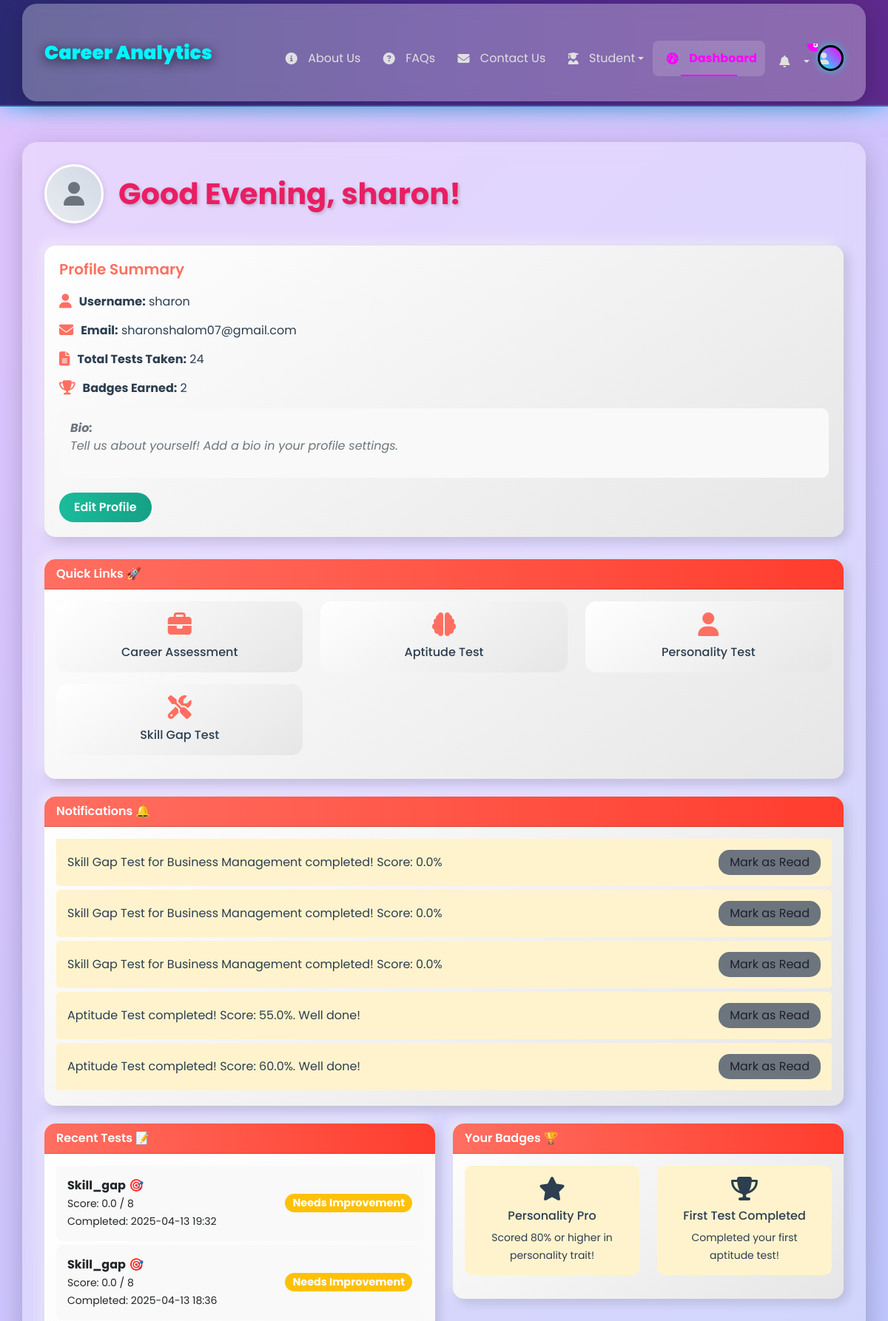
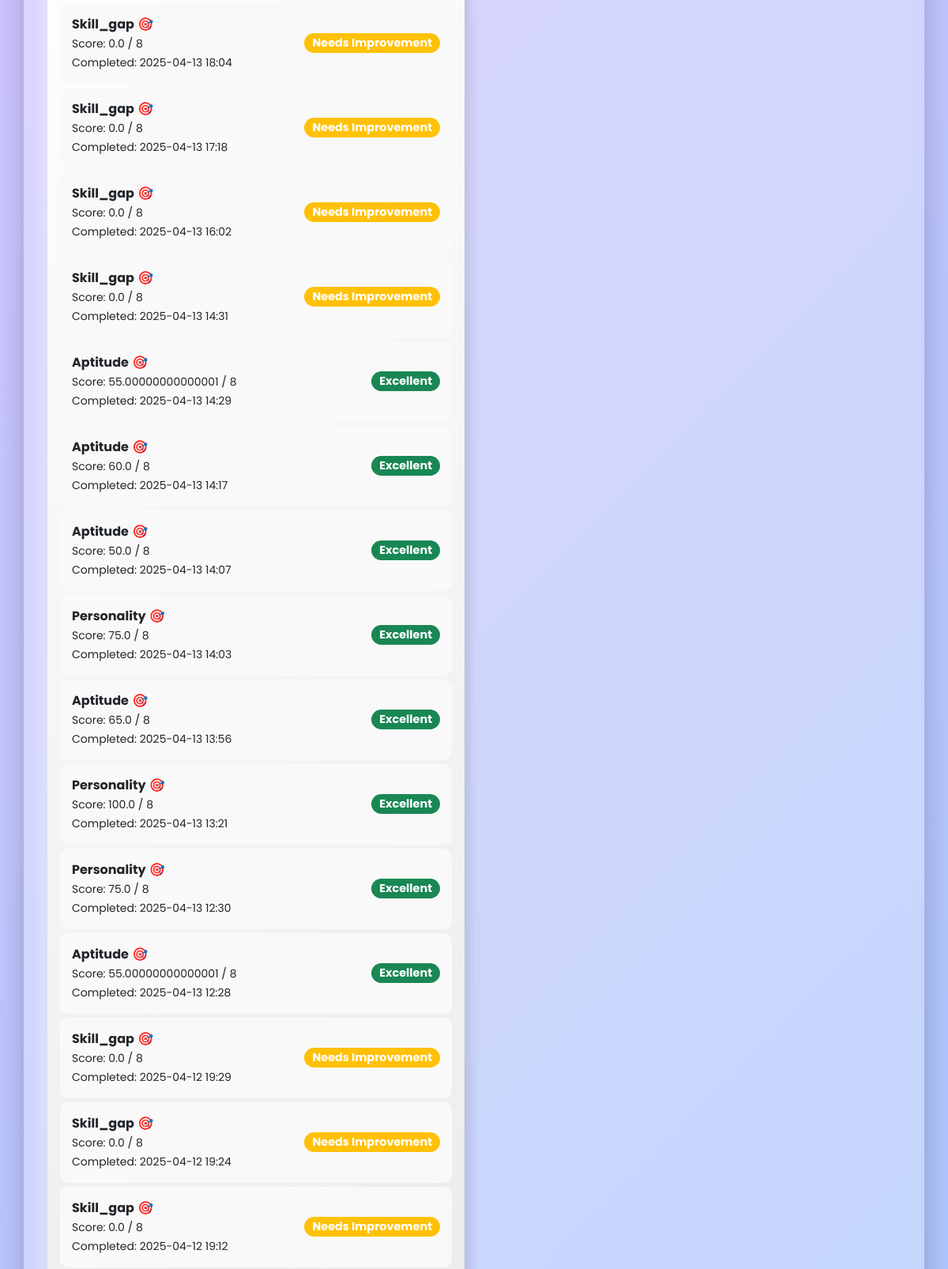
The page /dashboard (signed in, upper part) on the database its author committed (2 pictures, top to bottom).
### app.py (models this page shows)
class User(UserMixin, db.Model):
    id = db.Column(db.Integer, primary_key=True)
    username = db.Column(db.String(150), unique=True, nullable=False)
    password = db.Column(db.String(150), nullable=False)
    email = db.Column(db.String(150), unique=True, nullable=True)
    animations_enabled = db.Column(db.Boolean, default=True, nullable=False)
    created_at = db.Column(
        db.DateTime(timezone=True),
        nullable=False,
        default=lambda: datetime.now(timezone.utc)
    )
    updated_at = db.Column(
        db.DateTime(timezone=True),
        nullable=False,
        default=lambda: datetime.now(timezone.utc),
        onupdate=lambda: datetime.now(timezone.utc)
    )
    theme = db.Column(db.String(10), default='light', nullable=False)  # For theme preference
    notify_test_reminders = db.Column(db.Boolean, default=True, nullable=False)  # Notification preferences
    notify_badge_earned = db.Column(db.Boolean, default=True, nullable=False)
    notify_progress_updates = db.Column(db.Boolean, default=True, nullable=False)
    email_notifications = db.Column(db.Boolean, default=True, nullable=False)  # Email preferences
    email_newsletters = db.Column(db.Boolean, default=False, nullable=False)
    profile_visibility = db.Column(db.String(10), default='public', nullable=False)  # Profile visibility
    preferred_test_categories = db.Column(db.JSON, default=lambda: [], nullable=False)
    mobile_number = db.Column(db.String(20), nullable=True)# Preferred test categories
    pin_code = db.Column(db.String(10), nullable=True)
    dob = db.Column(db.Date, nullable=True)
    bio= db.Column(db.Text,        nullable=True)
    tests = db.relationship('TestResult', backref='user', lazy=True)
    badges = db.relationship('Badge', backref='user', lazy=True)
    notifications = db.relationship('Notification', backref='user', lazy=True)
    aptitude_scores = db.Column(db.JSON, default="{}", nullable=False)  # Changed to string default
    personality_scores = db.Column(db.JSON, default="{}", nullable=False)  # Changed to string default
    skill_gap_scores = db.Column(db.JSON, default="{}", nullable=False)  # Added field with default
    skill_gap_completed_at = db.Column(db.DateTime)
    top_careers = db.Column(db.Text)  # Add this line
    resumes = db.relationship('Resume', backref='user', lazy=True)

class Notification(db.Model):
    id = db.Column(db.Integer, primary_key=True)
    user_id = db.Column(db.Integer, db.ForeignKey('user.id'), nullable=False)
    message = db.Column(db.String(200), nullable=False)
    type = db.Column(db.String(50), nullable=False)
    is_read = db.Column(db.Boolean, default=False)
    date = db.Column(db.DateTime, default=lambda: datetime.now(timezone.utc))

class TestResult(db.Model):
    id = db.Column(db.Integer, primary_key=True)
    user_id = db.Column(db.Integer, db.ForeignKey('user.id'), nullable=False)
    test_type = db.Column(db.String(50), nullable=False)
    score = db.Column(db.Float, nullable=False)
    time_spent = db.Column(db.Integer, nullable=True)
    details = db.Column(db.Text, nullable=True)
    completed_at = db.Column(db.DateTime, default=lambda: datetime.now(timezone.utc))

class Badge(db.Model):
    id = db.Column(db.Integer, primary_key=True)
    user_id = db.Column(db.Integer, db.ForeignKey('user.id'), nullable=False)
    name = db.Column(db.String(100), nullable=False)
    description = db.Column(db.String(200), nullable=False)
    icon = db.Column(db.String(50), nullable=False)
    date_earned = db.Column(db.DateTime, default=lambda: datetime.now(timezone.utc))

### app.py (the view)
@app.route('/dashboard')
@login_required
def dashboard():
    tests = TestResult.query.filter_by(user_id=current_user.id).order_by(TestResult.completed_at.desc()).all()
    badges = Badge.query.filter_by(user_id=current_user.id).order_by(Badge.date_earned.desc()).limit(5).all()
    notifications = Notification.query.filter_by(user_id=current_user.id, is_read=False).order_by(Notification.date.desc()).limit(5).all()
    completed_tests = session.get('completed_tests', [t.test_type for t in tests])
    test_results = session.get('test_results', {})
    for test in tests:
        if test.test_type not in test_results:
            test_results[test.test_type] = {'score': test.score}
    session['test_results'] = test_results
    test_labels = [test.completed_at.strftime('%Y-%m-%d') for test in tests]
    test_scores = [test.score for test in tests]
    recent_tests = [t for t in tests if t.test_type in ['aptitude', 'personality', 'skill_gap']]
    max_score = 10  # Adjust based on your scoring system
    recommendation = "Take more tests to improve your skills!" if len(recent_tests) < 3 else "Great job! Consider exploring career matches."
    return render_template('dashboard.html',
                          user=current_user,
                          tests=tests,
                          recent_tests=recent_tests,
                          badges=badges,
                          notifications=notifications,
                          completed_tests=completed_tests,
                          test_results=test_results,
                          test_labels=test_labels,
                          test_scores=test_scores,
                          max_score=max_score,
                          recommendation=recommendation,
                          active_page='dashboard')

### app.py (called while the page is built)
@app.before_request
def init_session():
    if 'used_aptitude' not in session:
        session['used_aptitude'] = []
    if 'aptitude_history' not in session:
        session['aptitude_history'] = defaultdict(list)

@login_manager.user_loader
def load_user(user_id):
    return db.session.get(User, int(user_id))

### templates/dashboard.html (shortened to what this page needs)
{% extends "base.html" %}
{% block content %}
<div class="container mt-5 mb-5">
    <div class="dashboard-header-section">
        <a href="{{ url_for('profile') }}" class="user-avatar">
            {% if user.profile_image and user.profile_image != 'images/default_profile.jpg' %}
                <img src="{{ url_for('static', filename=user.profile_image) }}" alt="{{ user.username }}'s Profile Image">
            {% else %}
                <i class="fas fa-user"></i>
            {% endif %}
        </a>
        <h1 class="dashboard-header" id="greeting">Welcome, {{ user.username }}! 👋</h1>
    </div>
    <div class="profile-summary">
        <h5>Profile Summary</h5>
        <div class="summary-item">
            <i class="fas fa-user"></i>
            <span><strong>Username:</strong> {{ user.username }}</span>
        </div>
        <div class="summary-item">
            <i class="fas fa-envelope"></i>
            <span><strong>Email:</strong> {{ user.email }}</span>
        </div>
        <div class="summary-item">
            <i class="fas fa-file-alt"></i>
            <span><strong>Total Tests Taken:</strong> {{ recent_tests|length }}</span>
        </div>
        <div class="summary-item">
            <i class="fas fa-trophy"></i>
            <span><strong>Badges Earned:</strong> {{ badges|length }}</span>
        </div>
        <div class="bio">
            <strong>Bio:</strong>
            {% if user.bio and user.bio.strip() %}
                <p>{{ user.bio }}</p>
            {% else %}
                <p class="text-muted">Tell us about yourself! Add a bio in your profile settings.</p>
            {% endif %}
        </div>
        <a href="{{ url_for('profile') }}" class="btn btn-edit-profile">Edit Profile</a>
    </div>
    <div class="card mb-4">
        <div class="card-header">Quick Links 🚀</div>
        <div class="card-body">
            <div class="row">
                <div class="col-md-4 mb-3">
                    <div class="quick-link-card">
                        <i class="fas fa-briefcase"></i>
                        <div><a href="{{ url_for('career_assessment') }}">Career Assessment</a></div>
                    </div>
                </div>
                <div class="col-md-4 mb-3">
                    <div class="quick-link-card">
                        <i class="fas fa-brain"></i>
                        <div><a href="{{ url_for('test', type='aptitude') }}">Aptitude Test</a></div>
                    </div>
                </div>
                <div class="col-md-4 mb-3">
                    <div class="quick-link-card">
                        <i class="fas fa-user"></i>
                        <div><a href="{{ url_for('test', type='personality') }}">Personality Test</a></div>
                    </div>
                </div>
                <div class="col-md-4 mb-3">
                    <div class="quick-link-card">
                        <i class="fas fa-tools"></i>
                        <div><a href="{{ url_for('interest_test') }}">Skill Gap Test</a></div>
                    </div>
                </div>
            </div>
        </div>
    </div>
    {% if notifications %}
        <div class="card mb-4">
            <div class="card-header">Notifications 🔔</div>
            <div class="card-body">
                <ul class="list-group list-group-flush">
                    {% for notification in notifications %}
                        <li class="list-group-item notification-item d-flex justify-content-between align-items-center" data-notification-id="{{ notification.id }}">
                            <span>{{ notification.message }}</span>
                            <button class="btn btn-mark-read mark-read" data-id="{{ notification.id }}">Mark as Read</button>
                        </li>
                    {% endfor %}
                </ul>
            </div>
        </div>
    {% endif %}
    <div class="row">
        <div class="col-md-6 mb-4">
            <div class="card" data-bs-toggle="tooltip" data-bs-placement="top" title="Take tests to track your progress!">
                <div class="card-header">Recent Tests 📝</div>
                <div class="card-body">
                    {% if recent_tests %}
                        <ul class="list-group list-group-flush">
                            {% for test in recent_tests %}
                                <li class="list-group-item">
                                    <div>
                                        <strong>{{ test.test_type | capitalize }}</strong> 🎯<br>
                                        <small>Score: {{ test.score }} / {{ 9 if test.test_type == 'sample' else 8 }}</small><br>
                                        <small>Completed: {{ test.completed_at.strftime('%Y-%m-%d %H:%M') }}</small>
                                    </div>
                                    <span class="badge score-badge bg-{{ 'success' if test.score >= 6 else 'warning' }} rounded-pill">
                                        {{ 'Excellent' if test.score >= 6 else 'Needs Improvement' }}
                                    </span>
                                </li>
                            {% endfor %}
                        </ul>
                    {% else %}
                        <p>No tests taken yet. Start your journey now! 🚀</p>
                        <a href="{{ url_for('test', type='sample') }}" class="btn btn-take-test">Take a Test</a>
                    {% endif %}
                </div>
            </div>
        </div>
        <div class="col-md-6 mb-4">
            <div class="card" data-bs-toggle="tooltip" data-bs-placement="top" title="Earn badges by completing tests and achieving milestones!">
                <div class="card-header">Your Badges 🏆</div>
                <div class="card-body">
                    {% if badges %}
                        <div class="row">
                            {% for badge in badges %}
                                <div class="col-6 mb-3">
                                    <div class="badge-item text-center">
                                        <i class="{{ badge.icon }} fa-2x"></i>
                                        <h6 class="mt-2">{{ badge.name }}</h6>
                                        <small>{{ badge.description }}</small>
                                    </div>
                                </div>
                            {% endfor %}
                        </div>
                    {% else %}
                        <p>No badges earned yet. Keep taking tests to earn some! 🌟</p>
                    {% endif %}
                </div>
            </div>
        </div>
    </div>
</div>
{% endblock %}

### static/css/main.css (style rules this page uses)
:root { --primary: #2A5C82; --secondary: #5BA4E6; --accent: #FFD700; --success: #4CAF50; --danger: #f44336; }
.card { transition: transform 0.3s ease; border-radius: 15px; overflow: hidden; }

### static/css/style.css (style rules this page uses)
.container { background: rgba(255, 255, 255, 0.3); border-radius: 20px; padding: 30px; backdrop-filter: blur(10px); box-shadow: 0 8px 32px rgba(0, 0, 0, 0.2); animation: fadeIn 1s ease-in-out; }
.dashboard-header-section { display: flex; align-items: center; gap: 20px; margin-bottom: 30px; animation: slideIn 0.8s ease-out; }
.dashboard-header { color: #e91e63; font-weight: 700; text-shadow: 2px 2px 4px rgba(0, 0, 0, 0.2); margin: 0; }
.user-avatar { width: 80px; height: 80px; border-radius: 50%; background: linear-gradient(45deg, #e9ecef, #d1d9e6); display: flex; align-items: center; justify-content: center; color: #6c757d; font-size: 2rem; transition: transform 0.3s ease, box-shadow 0.3s ease; border: 3px solid #fff; box-shadow: 0 2px 10px rgba(0, 0, 0, 0.15); }
.profile-summary { background: linear-gradient(145deg, #ffffff, #e6e6e6); border-radius: 15px; padding: 20px; box-shadow: 5px 5px 15px rgba(0, 0, 0, 0.15), -5px -5px 15px rgba(255, 255, 255, 0.5); margin-bottom: 30px; }
.profile-summary h5 { color: #ff6f61; font-weight: 600; margin-bottom: 20px; }
.profile-summary .summary-item { display: flex; align-items: center; gap: 10px; margin-bottom: 15px; font-size: 1rem; color: #2c3e50; }
.profile-summary .summary-item i { color: #ff6f61; font-size: 1.2rem; }
.profile-summary .bio { background: #f9f9f9; padding: 15px; border-radius: 10px; font-style: italic; color: #6c757d; margin-bottom: 20px; }
.btn-edit-profile { background: linear-gradient(90deg, #1abc9c, #16a085); border: none; padding: 8px 20px; border-radius: 25px; color: white; font-weight: 600; transition: background 0.3s, transform 0.3s; }
.card { border: none; border-radius: 15px; background: linear-gradient(145deg, #ffffff, #e6e6e6); box-shadow: 5px 5px 15px rgba(0, 0, 0, 0.15), -5px -5px 15px rgba(255, 255, 255, 0.5); transition: transform 0.3s, box-shadow 0.3s; animation: cardFadeIn 1.2s ease-in-out; }
.card-header { background: linear-gradient(90deg, #ff6f61, #ff3d2e); color: white; border-radius: 15px 15px 0 0; font-weight: 600; display: flex; align-items: center; gap: 10px; }
.badge-item { background: #fff3cd; color: #2c3e50; padding: 15px; border-radius: 10px; transition: transform 0.3s; }
.list-group-item { border: none; padding: 15px; background: #f9f9f9; margin-bottom: 5px; border-radius: 10px; display: flex; justify-content: space-between; align-items: center; transition: background 0.3s; }
.notification-item { background: #fff3cd; color: #2c3e50; border-left: 5px solid #ffca2c; margin-bottom: 5px; border-radius: 5px; }
.btn-mark-read { background: #6c757d; color: white; border: none; padding: 5px 15px; border-radius: 15px; font-size: 0.9rem; transition: background 0.3s; position: relative; }
.score-badge { font-size: 0.9rem; padding: 5px 10px; }
.text-muted { color: #6c757d !important; }
.quick-link-card { background: linear-gradient(145deg, #ffffff, #e6e6e6); border-radius: 15px; padding: 15px; text-align: center; transition: transform 0.3s, box-shadow 0.3s; }
.quick-link-card i { font-size: 2rem; color: #ff6f61; margin-bottom: 10px; }
.quick-link-card a { color: #2c3e50; text-decoration: none; font-weight: 500; }

### static/css/personality.css (style rules this page uses)
:root { --primary: #4f46e5; --secondary: #4338ca; --accent: #f59e0b; --background: #f1f5f9; }

### templates/base.html (style rules this page uses)
.notification-item { padding: 12px; border-bottom: 1px solid #00f7ff; color: #e0e0e0; display: flex; justify-content: space-between; align-items: center; transition: background 0.3s ease; }
.notification-item .mark-read { color: #1e1e2f; cursor: pointer; font-size: 1rem; }

### rows shown on the page
User: username "sharon", email "sharonshalom07@gmail.com"
Notification: message "Skill Gap Test for Business Management completed! Score: 0.0%"
Notification: message "Skill Gap Test for Business Management completed! Score: 0.0%"
Notification: message "Skill Gap Test for Business Management completed! Score: 0.0%"
Notification: message "Aptitude Test completed! Score: 55.0%. Well done!"
Notification: message "Aptitude Test completed! Score: 60.0%. Well done!"
TestResult: test_type "Skill_gap", score "0.0", test_type "8", completed_at "2025-04-13 19:32", score "Needs Improvement"
TestResult: test_type "Skill_gap", score "0.0", test_type "8", completed_at "2025-04-13 18:36", score "Needs Improvement"
TestResult: test_type "Skill_gap", score "0.0", test_type "8", completed_at "2025-04-13 18:04", score "Needs Improvement"
TestResult: test_type "Skill_gap", score "0.0", test_type "8", completed_at "2025-04-13 17:18", score "Needs Improvement"
TestResult: test_type "Skill_gap", score "0.0", test_type "8", completed_at "2025-04-13 16:02", score "Needs Improvement"
TestResult: test_type "Skill_gap", score "0.0", test_type "8", completed_at "2025-04-13 14:31", score "Needs Improvement"
TestResult: test_type "Aptitude", score "55.00000000000001", test_type "8", completed_at "2025-04-13 14:29", score "Excellent"
TestResult: test_type "Aptitude", score "60.0", test_type "8", completed_at "2025-04-13 14:17", score "Excellent"
TestResult: test_type "Aptitude", score "50.0", test_type "8", completed_at "2025-04-13 14:07", score "Excellent"
TestResult: test_type "Personality", score "75.0", test_type "8", completed_at "2025-04-13 14:03", score "Excellent"
TestResult: test_type "Aptitude", score "65.0", test_type "8", completed_at "2025-04-13 13:56", score "Excellent"
TestResult: test_type "Personality", score "100.0", test_type "8", completed_at "2025-04-13 13:21", score "Excellent"
TestResult: test_type "Personality", score "75.0", test_type "8", completed_at "2025-04-13 12:30", score "Excellent"
TestResult: test_type "Aptitude", score "55.00000000000001", test_type "8", completed_at "2025-04-13 12:28", score "Excellent"
TestResult: test_type "Skill_gap", score "0.0", test_type "8", completed_at "2025-04-12 19:29", score "Needs Improvement"
TestResult: test_type "Skill_gap", score "0.0", test_type "8", completed_at "2025-04-12 19:24", score "Needs Improvement"
TestResult: test_type "Skill_gap", score "0.0", test_type "8", completed_at "2025-04-12 19:12", score "Needs Improvement"
Badge: name "Personality Pro", description "Scored 80% or higher in personality trait!"
Badge: name "First Test Completed", description "Completed your first aptitude test!"

### other values the page prints
{{ recent_tests|length }} "24"
{{ badges|length }} "2"
